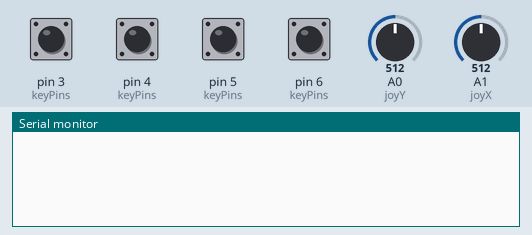
The sketch below on a simulated Arduino Uno, built with avr-gcc and run on an emulated ATmega328P. Shown: the last lines printed to the serial monitor. The inputs (shaded band) are chosen by the test bench; at power-on: pin 3 (keyPins), pin 4 (keyPins), pin 5 (keyPins), pin 6 (keyPins) HIGH, A0 (joyY) = 512, A1 (joyX) = 512.

Above: at 1.2 s.
1.3 s: pin 3 (keyPins) pulled LOW for 0.15 s
At 1.6 s:
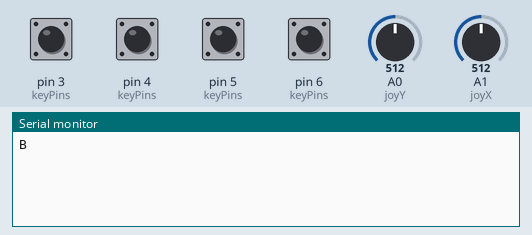
2.9 s: pin 6 (keyPins) pulled LOW for 0.15 s
At 4.1 s:
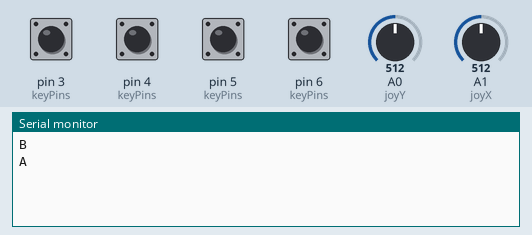

The sketch:

KeyboardListener.ino
```cpp
// Courtesy of James Fleming and James Burns - Jan, 2024

#define joyX A1
#define joyY A0

#define aButton 6
#define bButton 3
#define spaceButton 5
#define nukeButton 4

const int keyCount = 4;

int keyPins[] = { aButton, bButton, spaceButton, nukeButton };
int keyStates[] = {1, 1, 1, 1};
int previousKeyStates[] = {1, 1, 1, 1};

void setup() {
  Serial.begin(9600);

  for (int keyPin : keyPins){
    pinMode(keyPin, INPUT_PULLUP);
  }
}

void loop(){
  // Mouse:
  const int xValue = analogRead(joyX);
  const int yValue = analogRead(joyY);
  // Buttons:
  for (int i = 0; i < keyCount; i++){
    const int state = digitalRead(keyPins[i]);
    keyStates[i] = state;
    const int prevState = previousKeyStates[i];

    if (state == prevState) continue;
    previousKeyStates[i] = state;

    if (state == HIGH) continue;

    const int pin = keyPins[i];

    switch (pin){
      case aButton:
        Serial.println("A");
        break;
      case bButton:
        Serial.println("B");
        break;
    }
  }
}
```

Measured:
- after the input at 1.3 s, the serial monitor: prints a new line at once (image 1)
- after the input at 2.9 s, the serial monitor: prints a new line at once (image 2)
